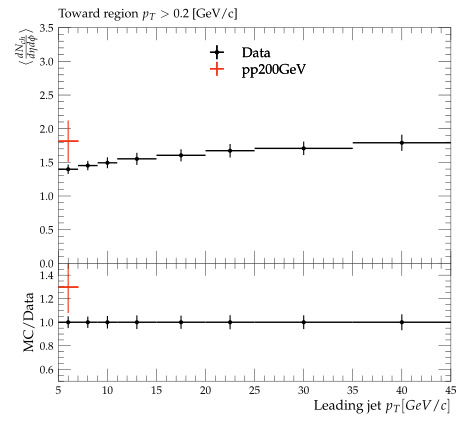

This chart was generated by the following Python code:
#! /usr/bin/env python3

# This Python script was auto-generated using YODA v2.1.0.
# Analysis object: /STAR_2019_I1771348/d01-x01-y01
# Timestamp: 07-10-2025 (18:42:21)

import matplotlib as mpl
import matplotlib.pyplot as plt
mpl.use('Agg') # comment out for interactive use
import os
import numpy as np
from numpy import nan, inf

plotDir = os.path.split(os.path.realpath(__file__))[0]
if 'YODA_USER_PLOT_PATH' in globals():
    plot_outdir = globals()['YODA_USER_PLOT_PATH']
else:
    plot_outdir = plotDir

#plot style
plt.style.use(os.path.join(plotDir, '../default.mplstyle'))
# plot metadata
figW, figH = plt.rcParams['figure.figsize']
ax_xLabel = r'Leading jet $p_{T} [GeV/c]$'
ax_yLabel = r'$ \langle \frac{dN_{ch}}{d\eta d\phi} \rangle$'
ax_title  = r'Toward region $p_{T} > 0.2$ [GeV/c]'
ax_xScale = 'linear'
ax_yScale = 'linear'
xLims = (5.0, 45.0)
yLims = (0.0, 3.5)

# TeX-friendly labels for the legend
labels = {
    'legend' : ([ r"Data", r"pp200GeV" ], r""),
}

# Adjust canvas width and height
canvasW = 10.0
canvasH = 9.0
figW *= canvasW/10.
figH *= canvasH/9.

# Create figure and axis objects
fig, (ax, ratio0_ax) = plt.subplots(2, 1, sharex=True,
                  figsize=(figW,figH), gridspec_kw={'height_ratios': (6.0, 3.0)})

# Set figure margins
plt.subplots_adjust(
    left   = 1.0 * plt.rcParams['figure.subplot.left'],
    right  = 1.0 * plt.rcParams['figure.subplot.right'],
    top    = 1.0 * plt.rcParams['figure.subplot.top'],
    bottom = 1.0 * plt.rcParams['figure.subplot.bottom'])

ratio0_ax.yaxis.set_major_locator(mpl.ticker.MultipleLocator(0.2))
ratio0_ax.set_ylim(0.5, 1.4999)
ratio0_ax.set_ylabel('MC/Data')

# the numerical data is stored in a separate file
dataf = dict()
prefix = os.path.split(__file__)[0]
if prefix:    prefix = prefix + '/'
exec(open(prefix+'d01-x01-y01__data.py').read(), dataf)


legend_handles = dict() # keep track of handles for the legend

# style options for curves
# starts at zorder>=5 to draw curve on top of legend
styles = {
  'Data': {
    'color' : 'black',
    'linestyle' : '-',
    'linewidth' : 1,
    'marker' : 'o',
    'markersize' : 2,
    'capsize' : 0.0,
    'zorder' : 5,
    'histstyle' : 0,
    'drawstyle' : 'steps-pre',
    'xerrorbars' : 1,
    'yerrorbars' : 1,
    'fillcolor' : None,
    'fillopacity' : 1.0,
    'ratio0_linestyle' : '-',
    'ratio0_linewidth' : 1,
    'ratio0_marker' : 'o',
    'ratio0_markersize' : 2,
    'ratio0_capsize' : 0.0,
    'ratio0_zorder' : 5,
    'ratio0_histstyle' : 0,
    'ratio0_drawstyle' : 'steps-pre',
    'ratio0_xerrorbars' : 1,
    'ratio0_yerrorbars' : 1,
  },
  'pp200GeV.yoda': {
    'color' : '#EE3311',
    'linestyle' : '-',
    'linewidth' : 1,
    'marker' : 'none',
    'markersize' : 2,
    'capsize' : 0.0,
    'zorder' : 6,
    'histstyle' : 1,
    'drawstyle' : 'steps-pre',
    'xerrorbars' : 1,
    'yerrorbars' : 1,
    'fillcolor' : None,
    'fillopacity' : 1.0,
    'ratio0_linestyle' : '-',
    'ratio0_linewidth' : 1,
    'ratio0_marker' : 'none',
    'ratio0_markersize' : 2,
    'ratio0_capsize' : 0.0,
    'ratio0_zorder' : 6,
    'ratio0_histstyle' : 1,
    'ratio0_drawstyle' : 'steps-pre',
    'ratio0_xerrorbars' : 1,
    'ratio0_yerrorbars' : 1,
  },
}

# curve from input yoda files in main panel
for label, yvals in dataf['yvals'].items():
    if all(np.isnan(v) for v in dataf['yvals'][label]):
        continue
    tmp = None
    if styles[label]['histstyle']: # draw as histogram
        xpos = dataf['xedges'][label] if styles[label]['drawstyle'] else dataf['xpoints'][label]
        ypos = np.insert(yvals, 0, yvals[0]) if styles[label]['drawstyle'] else yvals
        if styles[label]['fillcolor']: # fill area below curve
            ax.fill_between(xpos, ypos, step='pre',
                            color=styles[label]['fillcolor'],
                            alpha=styles[label]['fillopacity'])
        tmp, = ax.plot(xpos, ypos,
                       color=styles[label]['color'],
                       linestyle=styles[label]['linestyle'],
                       linewidth=styles[label]['linewidth'],
                       drawstyle=styles[label]['drawstyle'], solid_joinstyle='miter',
                       zorder=styles[label]['zorder'], label=label)
    tmp = ax.errorbar(dataf['xpoints'][label], yvals,
                      xerr=np.array(dataf['xerrs'][label])*styles[label]['xerrorbars'],
                      yerr=np.array(dataf['yerrs'][label])*styles[label]['yerrorbars'],
                      fmt=styles[label]['marker'], capsize=styles[label]['capsize'],
                      markersize=styles[label]['markersize'],
                      ecolor=styles[label]['color'],
                      color=styles[label]['color'], zorder=styles[label]['zorder'])
    tmp[-1][0].set_linestyle(styles[label]['linestyle'])
    tmp[-1][0].set_linewidth(styles[label]['linewidth'])
    if label in dataf['add_legend_handle']:  legend_handles[label] = tmp
    for varLabel in dataf['variation_yvals'].keys():
        if varLabel.startswith(label):
            tmp, = ax.plot(dataf['xedges'][label], dataf['variation_yvals'][varLabel],
                           color=styles[label]['color'],
                           linestyle=styles[label]['linestyle'],
                           linewidth=styles[label]['linewidth'],
                           drawstyle='steps-pre', solid_joinstyle='miter',
                           zorder=styles[label]['zorder'], alpha=0.5)


# plots on ratio panel
# curve from input yoda files in ratio panel
for label, yvals in dataf['ratio0_yvals'].items():
    if all(np.isnan(v) for v in yvals):
        continue
    if styles[label]['ratio0_histstyle']: # plot as histogram
        xpos = dataf['xedges']['Data'] if styles[label]['ratio0_drawstyle'] else dataf['xpoints']['Data']
        ypos = np.insert(yvals, 0, yvals[0]) if styles[label]['ratio0_drawstyle'] else yvals
        ratio0_ax.plot(xpos, ypos,
                       color=styles[label]['color'],
                       linewidth=styles[label]['linewidth'],
                       linestyle=styles[label]['ratio0_linestyle'],
                       drawstyle=styles[label]['ratio0_drawstyle'], zorder=styles[label]['zorder'],
                       solid_joinstyle='miter')
    tmp = ratio0_ax.errorbar(dataf['xpoints']['Data'], yvals,
                             xerr=np.array(dataf['ref_xerrs'])*styles[label]['ratio0_xerrorbars'],
                             yerr=np.array(dataf['ratio0_yerrs'][label])*styles[label]['ratio0_yerrorbars'],
                             fmt=styles[label]['ratio0_marker'], capsize=styles[label]['ratio0_capsize'],
                             markersize=styles[label]['ratio0_markersize'],
                             ecolor=styles[label]['color'],
                             color=styles[label]['color'])
    tmp[-1][0].set_linestyle(styles[label]['ratio0_linestyle'])
    tmp[-1][0].set_linewidth(styles[label]['ratio0_linewidth'])

    for varlabel in dataf['ratio0_variation_vals'].keys():
        if varlabel.startswith(label):
            ratio0_ax.plot(dataf['xedges']['Data'],
                            dataf['ratio0_variation_vals'][varlabel],
                            color=styles[label]['color'],
                            linestyle=styles[label]['linestyle'],
                            linewidth=styles[label]['linewidth'],
                            drawstyle='steps-pre', solid_joinstyle='miter',
                            zorder=1, alpha=0.5)

legend_items = list(legend_handles.values())
ax.add_artist(ax.legend(legend_items,
                        labels['legend'][0],
                        title=labels['legend'][1],
                        alignment='left',
                        loc='upper center',
                        bbox_to_anchor=(0.5, 0.97)))

# set plot metadata as defined above
ratio0_ax.set_xlabel(ax_xLabel)
ratio0_ax.xaxis.set_label_coords(1., -0.15)
ax.set_ylabel(ax_yLabel, ha='right', va='top')
ax.yaxis.set_label_coords(-0.11, 1.0)
ax.set_title(ax_title, loc='left')
ax.set_xscale(ax_xScale)
ax.set_yscale(ax_yScale)
ax.set_xlim(xLims)
ax.set_ylim(yLims)

# tick formatting
plt.rcParams['xtick.top'] = 1
plt.rcParams['ytick.right'] = 1
fig.align_ylabels((ax, ratio0_ax))
plt.savefig(os.path.join(plot_outdir, 'd01-x01-y01.pdf'), format='PDF')
plt.savefig(os.path.join(plot_outdir, 'd01-x01-y01.png'), format='PNG')

plt.close(fig)
